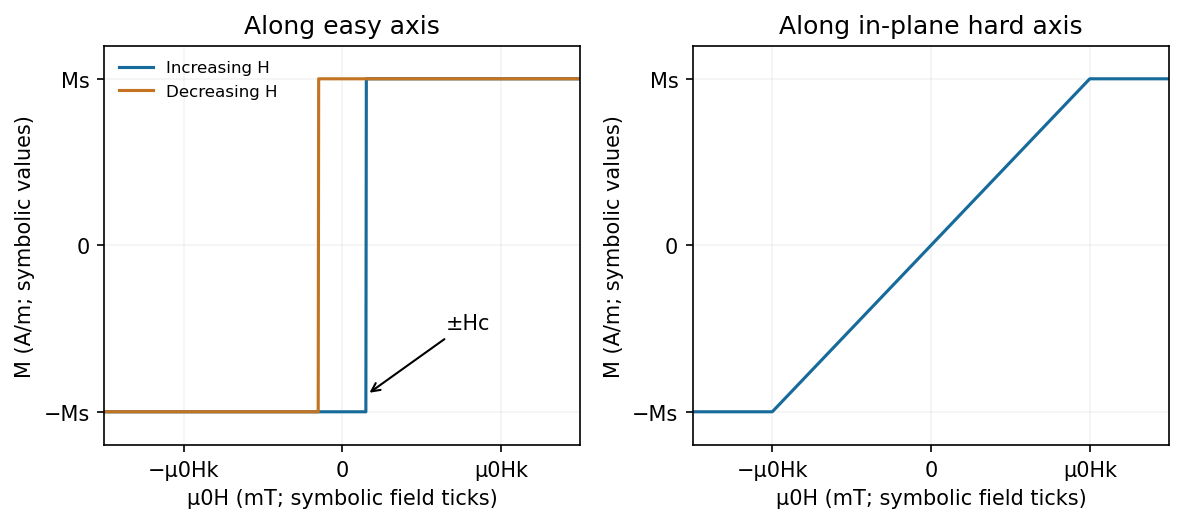

The Python source for this figure:
"""Original explanatory figure; Python 3.14, matplotlib 3.10, numpy 2.3. Writes a basename PNG to cwd, normally mirrored _media."""
from pathlib import Path
import numpy as np
import matplotlib
matplotlib.use('Agg')
import matplotlib.pyplot as plt
from matplotlib.patches import Circle,Rectangle,Polygon,Arc
plt.rcParams.update({'font.size':10,'figure.facecolor':'white','axes.facecolor':'white'})

fig,axs=plt.subplots(1,2,figsize=(8,3.6));h=np.linspace(-1.5,1.5,1000)
axs[0].plot(h,np.where(h>.15,1,-1),color='#176b9a',label='Increasing H');axs[0].plot(h,np.where(h<-.15,-1,1),color='#c27422',label='Decreasing H');axs[1].plot(h,np.clip(h,-1,1),color='#176b9a')
for ax,t in zip(axs,['Along easy axis','Along in-plane hard axis']):
 ax.set(xlim=(-1.5,1.5),ylim=(-1.2,1.2),xlabel='μ0H (mT; symbolic field ticks)',ylabel='M (A/m; symbolic values)',yticks=[-1,0,1],yticklabels=['−Ms','0','Ms'],xticks=[-1,0,1],xticklabels=['−μ0Hk','0','μ0Hk'],title=t);ax.grid(alpha=.15)
axs[0].annotate('±Hc',xy=(.15,-.9),xytext=(.65,-.5),arrowprops={'arrowstyle':'->'});axs[0].legend(fontsize=8,frameon=False,loc='upper left');fig.tight_layout()

fig.savefig(Path(__file__).with_suffix('.png').name,dpi=150,facecolor='white',bbox_inches='tight');plt.close(fig)
